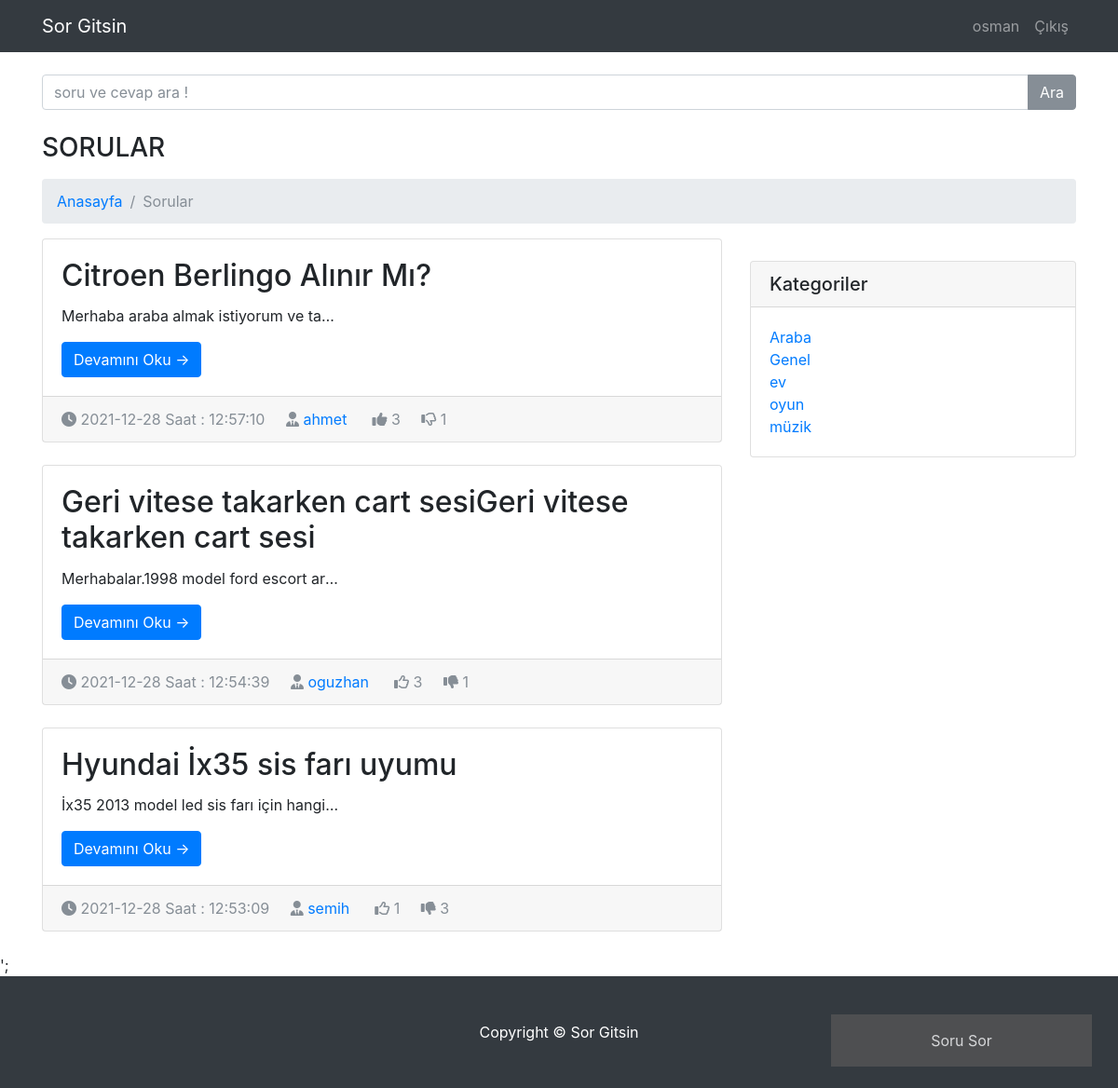
Page /kategori.php?kategori=Araba (signed in) on the committed database.
### tables this page shows
CREATE TABLE `sorular` (
  `soru_id` int(11) NOT NULL,
  `soru_baslık` varchar(150) NOT NULL,
  `soru_acıklama` text NOT NULL,
  `soru_ekleyen` int(11) NOT NULL,
  `soru_kategori` varchar(200) NOT NULL,
  `soru_tarih` timestamp NOT NULL DEFAULT current_timestamp()
);

CREATE TABLE `users` (
  `ıd` int(11) NOT NULL,
  `name` varchar(30) NOT NULL,
  `surname` varchar(30) NOT NULL,
  `email` varchar(50) DEFAULT NULL,
  `password` varchar(30) DEFAULT NULL
);

### degerlendirme.php (called while the page is built, shortened)
<?php
include("database.php");
if(isset($_SESSION['user'])){
    $user_id=$_SESSION['id'];
}
else{
    $user_id=0;
}
function getLikes($id){
    $pdo = new PDO("mysql:host=localhost;dbname=php", "root", "");
    $query="select count(*) from begeni_bilgisi where soru_id = $id and bilgi='like' ";
    $results=$pdo->query($query)->fetch(PDO::FETCH_BOTH);
    return $results[0];
}
function getDisLikes($id){
    $pdo = new PDO("mysql:host=localhost;dbname=php", "root", "");
    $query="select count(*) from begeni_bilgisi where soru_id = $id and bilgi='dislike' ";
    $results=$pdo->query($query)->fetch(PDO::FETCH_BOTH);
    return $results[0];
}
function userLiked($post_id){
    global $user_id;
    global $pdo;
    $query = "select * from begeni_bilgisi where user_id=$user_id and soru_id=$post_id and bilgi='like' ";
    $result=$pdo->query($query,PDO::FETCH_ASSOC);
    if($result->rowCount()>0){
        return true;
    }else{
        return false;
    }
}
function userDisLiked($post_id){
    global $user_id;
    global $pdo;
    $query = "select * from begeni_bilgisi where user_id=$user_id and soru_id=$post_id and bilgi='dislike' ";
    $result=$pdo->query($query,PDO::FETCH_ASSOC);
    if($result->rowCount()>0){
        return true;
    }else{
        return false;
    }
}
?>

### kategori.php (the view, shortened to what this page needs)
<!DOCTYPE html>
<html lang="en">
<head>
    <link href="vendor/bootstrap/css/bootstrap.min.css" rel="stylesheet">
    <link href="vendor/bootstrap/css/modern-business.css" rel="stylesheet">
    <link rel="stylesheet" href="css/popup.css">
    <?php
      include("degerlendirme.php");
    ?>
  </head>
  <body>
    <nav class="navbar fixed-top navbar-expand-lg navbar-dark bg-dark fixed-top">
      <div class="container">
        <a class="navbar-brand" href="index.php">Sor Gitsin</a>
        <div class="collapse navbar-collapse" id="navbarResponsive">
          <ul class="navbar-nav ml-auto">
            <li class="nav-item">
              <a class="nav-link" href="login.php">
              <?php
              echo isset($_SESSION['user']) ? $_SESSION['user'] : 'Giriş';
              ?>
              </a>
            </li>
            <li>
            <a class="nav-link" href="logout.php">
              <?php
              echo isset($_SESSION['user']) ? 'Çıkış' : '';
              ?>
            </a>
            </li>
          </ul>
        </div>
      </div>
    </nav>
    <div class="container">
    <h3 class="mt-4 mb-3">
			<div class="input-group">
			<input type="text" class="form-control" placeholder="soru ve cevap ara !">
			<span class="input-group-btn">
			<button class="btn btn-secondary" type="button">Ara</button>
			</span>
			</div>
	</h3>
      <h3 class="mt-4 mb-3">SORULAR
      </h3>
      <ol class="breadcrumb">
        <li class="breadcrumb-item">
          <a href="index.php">Anasayfa</a>
        </li>
        <li class="breadcrumb-item active">Sorular </li>
      </ol>
      <div class="row">
        <div class="col-md-8">
          <?php
          if($_GET){
            $name = $_GET['kategori'];
          }
          $query=$pdo->query("select * from sorular inner join users on users.ıd=sorular.soru_ekleyen where soru_kategori='$name' order by soru_id desc",PDO::FETCH_ASSOC) ;
          if($query->rowCount()){
            foreach($query as $row ){
              ?>
              <div class="card mb-4">
                <div class="card-body">
                  <h2 class="card-title" name="soru_baslık"><?php echo $row['soru_baslık']; ?></h2>
                  <p class="card-text"><?php echo $row['soru_acıklama']; ?></p>
                  <a href="sorudevamı.php?link=<?php echo $row["soru_id"];?>"  class="btn btn-primary" id="soru_id" >Devamını Oku &rarr;</a>
                </div>
            <div class="card-footer text-muted">
            <i class="fas fa-clock" ></i>
              <?php
                $zaman=explode(" ",$row['soru_tarih']);
                echo $zaman[0]." Saat : ".$zaman[1] ;
              ?>
              <i class="fas fa-user-tie"></i>
              <a href="#"><?php echo $row['name'] ?></a>
              <i
               <?php if(userLiked($row['soru_id'])):   ?>
               class="fa fa-thumbs-up like-btn"
               <?php else: ?>
               class="fa fa-thumbs-o-up like-btn"
               <?php endif ?>
               data-id="<?php echo $row['soru_id']; ?> "  ></i>
              <span class="likes" ><?php echo  getLikes($row['soru_id'])?></span>
              <i <?php if(userDisLiked($row['soru_id'])): ?>
              class="fa fa-thumbs-down dislike-btn"
              <?php else : ?>
              class="fa fa-thumbs-o-down dislike-btn"
              <?php endif ?>
              data-id="<?php echo $row['soru_id']; ?>"></i>
              <span class="dislikes"><?php echo  getDisLikes($row['soru_id'])?></span>
            </div>
          </div>
              <?php
            }
          }else{
            echo '<div class="alert alert-primary">Soru eklenmemiş</div>';
          }
          ?>
        </div>
        <div class="col-md-4">
          <div class="card my-4">
            <h5 class="card-header">Kategoriler</h5>
            <div class="card-body">
              <div class="row">
                <div class="col-lg-6">
                  <ul class="list-unstyled mb-0">
          <?php
            $sorgu=$pdo->query("select distinct soru_kategori from sorular");
            if($sorgu->rowcount()){
              foreach ($sorgu as $item) {
                ?>
                  <li>
                      <a href="kategori.php?kategori=<?php echo $item['soru_kategori']; ?> "><?php echo $item['soru_kategori']; ?></a>
                  </li>
                <?php
              }
            }
          ?>
            </div>
            </div>
            </div>
          </div>
        </div>
      </div>
    </div>
    <button class="open-button" onclick="openForm()">Soru Sor</button>
      ';
    <footer class="py-5 bg-dark">
      <div class="container">
        <p class="m-0 text-center text-white">Copyright &copy; Sor Gitsin</p>
      </div>
    </footer>
  </body>
</html>

### css/popup.css (style rules this page uses)
.open-button { background-color: #555; color: white; padding: 16px 20px; border: none; cursor: pointer; opacity: 0.8; position: fixed; bottom: 23px; right: 28px; width: 280px; }

### kategori.php (style rules this page uses)
.card-text { width: 300px; overflow: hidden; white-space: nowrap; text-overflow: ellipsis; }

### rows in the picture
sorular: soru_baslık "Citroen Berlingo Alınır Mı?", soru_acıklama "Merhaba araba almak istiyorum ve ta…", soru_tarih "2021-12-28", soru_tarih "12:57:10", users.name "ahmet", soru_id "3", soru_id "1"
sorular: soru_baslık "Geri vitese takarken cart sesiGeri vitese takarken cart sesi", soru_acıklama "Merhabalar.1998 model ford escort ar…", soru_tarih "2021-12-28", soru_tarih "12:54:39", users.name "oguzhan", soru_id "3", soru_id "1"
sorular: soru_baslık "Hyundai İx35 sis farı uyumu", soru_acıklama "İx35 2013 model led sis farı için hangi…", soru_tarih "2021-12-28", soru_tarih "12:53:09", users.name "semih", soru_id "1", soru_id "3"

### other values in the picture
$_SESSION['user'] "osman"
$item['soru_kategori'] "Araba"
$item['soru_kategori'] "Genel"
$item['soru_kategori'] "ev"
$item['soru_kategori'] "oyun"
$item['soru_kategori'] "müzik"
